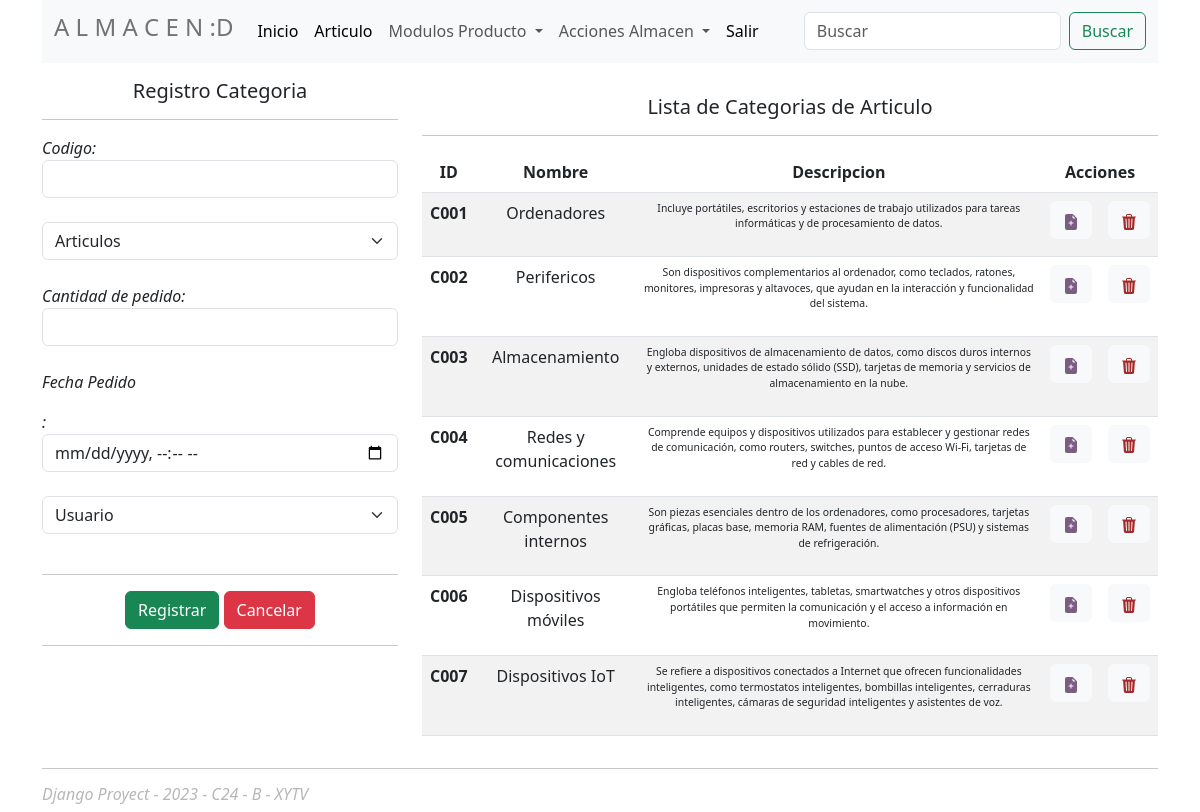
Screenshot of /categoria with the database file from the repository.
### Almacen/models.py (models this page shows, shortened)
class Categoria(models.Model):
    codigo=models.CharField(primary_key=True, max_length=6)
    nombre=models.CharField(max_length=60)
    descripcion=models.CharField(max_length=500)

### Almacen/views.py (the view)
# urls.py: path('categoria',views.categoria,name='categoria'),
def categoria(request):
    categorias = Categoria.objects.all()
    context = {"categorias":categorias}
    return render(request, template_gestion_categoria,context)

### Almacen/templates/articulo/categoria/GestionCategoria.html (shortened to what this page needs)
{% extends 'base/index.html' %}
{% block content %}
<div class="row pt-3">
    <div class="col-4">
        <h5 class=" text-center">Registro Categoria</h5>
        <hr>
        <form action="/ingreso/registrarsalida" method="post">
            <div class="row">
                <div class="col">
                    <div>
                        <label><em>Codigo:</em></label>
                        <input type="text" name="txtCodigo" class="form-control">
                    </div><br>
                    <div>
                        <select class="form-select" aria-label="Default select example" name="txtArticulo">
                            <option selected>Articulos</option>
                        </select>
                    </div><br>
                    <div>
                        <label><em>Cantidad de pedido:</em></label>
                        <input type="number" name="txtCantidad" class="form-control">
                    </div><br>
                    <div>
                        <label><em>Fecha Pedido</p>:</em></label>
                        <input type="datetime-local" name="txtFecha" class="form-control">
                    </div><br>
                    <div>
                        <select class="form-select" aria-label="Default select example" name="txtUsuario">
                            <option selected>Usuario</option>
                        </select>
                    </div><br>
                </div>
            </div>
            <hr>
            <div class="text-center d-grid gap-2 d-md-block">
                <button class="btn btn-success" type="submit">Registrar</button>
                <button class="btn btn-danger" type="reset">Cancelar</button>
            </div>
            <hr>
        </form>
    </div>
    <div class="col-8 pt-3 text-center">
        <h5>Lista de Categorias de Articulo</h5>
        <hr>
        <table class="table table-striped table-hover">
            <thead>
                <tr>
                    <th scope="col">ID</th>
                    <th scope="col">Nombre</th>
                    <th scope="col">Descripcion</th>
                    <th scope="col" colspan="2">Acciones</th>
                </tr>
            </thead>
            <tbody>
                {% for c in categorias %}
                <tr>
                    <th scope="row">{{c.codigo}}</th>
                    <td>{{c.nombre}}</td>
                    <td><p>{{c.descripcion}}</p></td>
                    <td>
                        <button type="button" class="btn btn-light">
                            <a class="editar" href="/categoria/edicioncategoria/{{c.codigo}}">
                            </a>
                        </button>
                    </td>
                    <td>
                        <button type="button" class="btn btn-light">
                            <a class="eliminar" href="/categoria/eliminarcategoria/{{c.codigo}}">
                            </a>
                        </button>
                    </td>
                </tr>
                {% endfor %}
            </tbody>
        </table>
    </div>
</div>
{% endblock %}

### Almacen/static/css/style.css (style rules this page uses)
p { font-size: 0.65rem; }
.editar { text-decoration: none; color: rgb(125, 92, 129); }
.eliminar { text-decoration: none; color: brown; }

### rows the page displays
Categoria: codigo "C001", nombre "Ordenadores", descripcion "Incluye portátiles, escritorios y estaciones de trabajo utilizados para tareas informáticas y de procesamiento de datos."
Categoria: codigo "C002", nombre "Perifericos", descripcion "Son dispositivos complementarios al ordenador, como teclados, ratones, monitores, impresoras y altavoces, que ayudan en la interacción y funcionalidad del sistema."
Categoria: codigo "C003", nombre "Almacenamiento", descripcion "Engloba dispositivos de almacenamiento de datos, como discos duros internos y externos, unidades de estado sólido (SSD), tarjetas de memoria y servicios de almacenamiento en la nube."
Categoria: codigo "C004", nombre "Redes y comunicaciones", descripcion "Comprende equipos y dispositivos utilizados para establecer y gestionar redes de comunicación, como routers, switches, puntos de acceso Wi-Fi, tarjetas de red y cables de red."
Categoria: codigo "C005", nombre "Componentes internos", descripcion "Son piezas esenciales dentro de los ordenadores, como procesadores, tarjetas gráficas, placas base, memoria RAM, fuentes de alimentación (PSU) y sistemas de refrigeración."
Categoria: codigo "C006", nombre "Dispositivos móviles", descripcion "Engloba teléfonos inteligentes, tabletas, smartwatches y otros dispositivos portátiles que permiten la comunicación y el acceso a información en movimiento."
Categoria: codigo "C007", nombre "Dispositivos IoT", descripcion "Se refiere a dispositivos conectados a Internet que ofrecen funcionalidades inteligentes, como termostatos inteligentes, bombillas inteligentes, cerraduras inteligentes, cámaras de seguridad inteligentes y asistentes de voz."
